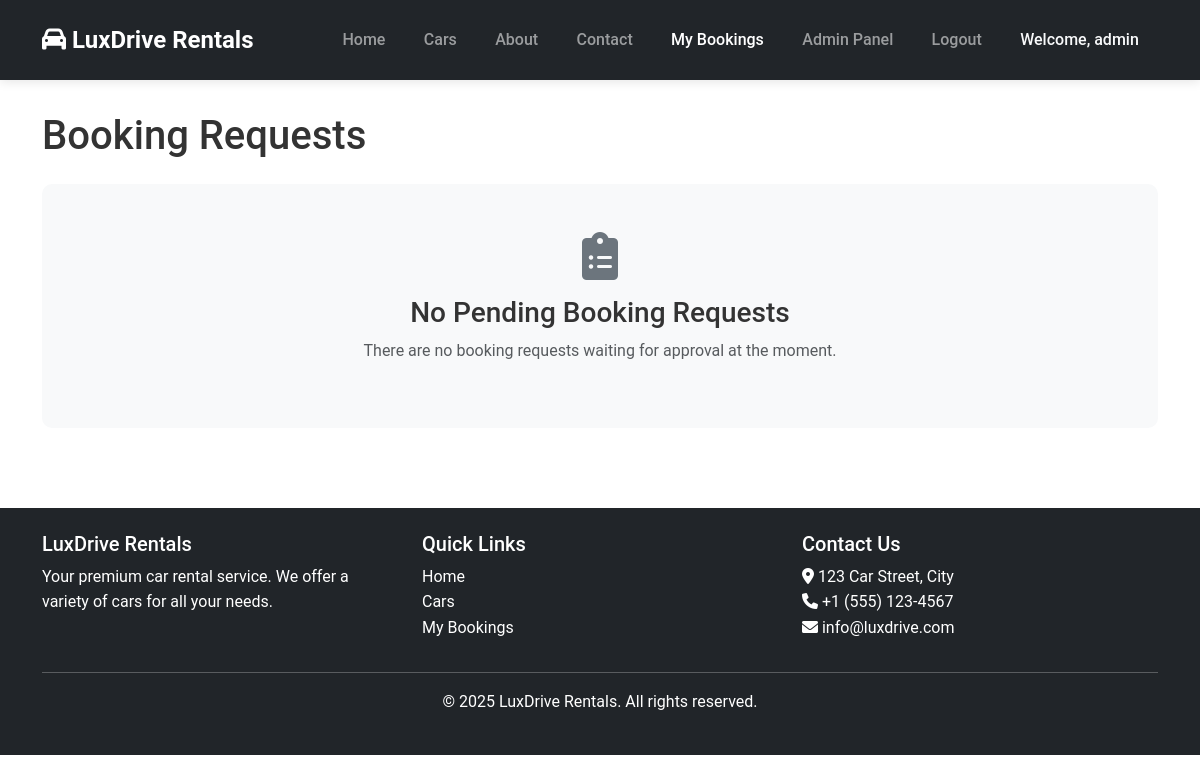
Before: /my-bookings/ (signed in) with the older database file.
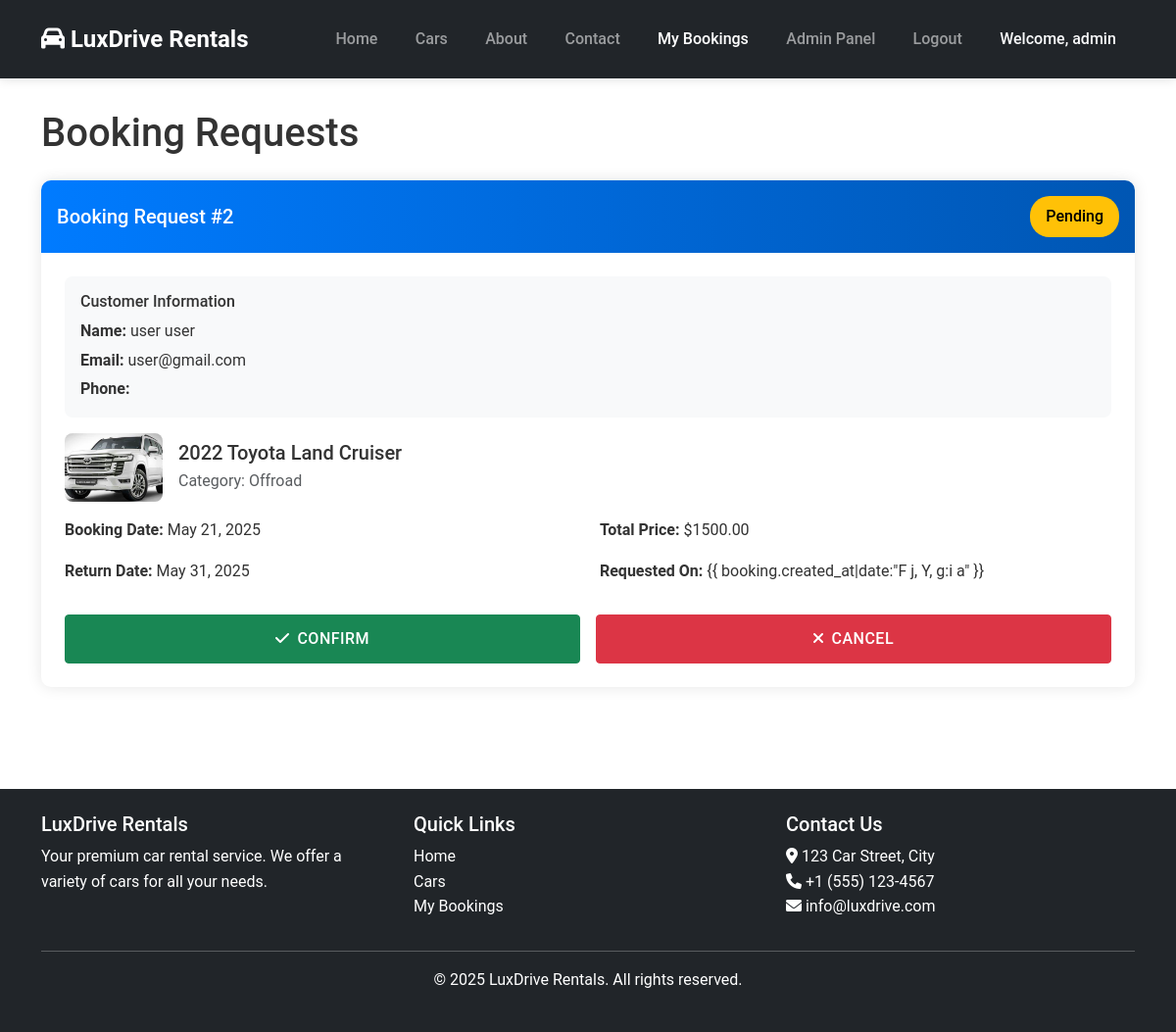
After: the same page with the newer database file.
### rental/models.py (models this page shows, shortened)
class Booking(models.Model):
    STATUS_CHOICES = [
        ('pending', 'Pending'),
        ('confirmed', 'Confirmed'),
        ('cancelled', 'Cancelled'),
        ('completed', 'Completed'),
    ]
    user = models.ForeignKey(User, on_delete=models.CASCADE)
    car = models.ForeignKey(Car, on_delete=models.CASCADE)
    booking_date = models.DateField()
    return_date = models.DateField()
    total_price = models.DecimalField(max_digits=10, decimal_places=2)
    status = models.CharField(max_length=50, choices=STATUS_CHOICES, default='pending')
    created_by_admin = models.ForeignKey(Admin, on_delete=models.CASCADE)
    created_at = models.DateTimeField(auto_now_add=True)
    class Meta:
        unique_together = ('user', 'car', 'booking_date')

class Car(models.Model):
    make = models.CharField(max_length=50)
    model = models.CharField(max_length=50)
    year = models.IntegerField()
    price_per_day = models.DecimalField(max_digits=10, decimal_places=2)
    available = models.BooleanField(default=True)
    added_by_admin = models.ForeignKey(Admin, on_delete=models.CASCADE)
    added_date = models.DateTimeField(auto_now_add=True)
    image = models.ImageField(upload_to='cars/', null=True, blank=True)
    category = models.CharField(max_length=50, choices=[
        ('luxury', 'Luxury'),
        ('offroad', 'Offroad'),
        ('sedan', 'Sedan'),
        ('suv', 'SUV'),
        ('sports', 'Sports'),
    ], default='sedan')
    def __str__(self):
        return f"{self.year} {self.make} {self.model}"

### rental/views.py (the view, shortened to what this page needs)
# urls.py: path('my-bookings/', views.my_bookings, name='my_bookings'),
@login_required
def my_bookings(request):
    if request.user.is_staff:
        bookings = Booking.objects.filter(status='pending').order_by('-created_at')
        template = 'rental/booking_requests.html'
        context = {
            'bookings': bookings,
            'is_admin': True
        }
    return render(request, template, context)

### rental/templates/rental/booking_requests.html (shortened to what this page needs)
{% extends 'rental/base.html' %} {% load static %}  {% block content %}
<div class="booking-requests-container">
  <div class="container">
    <h1 class="mb-4">Booking Requests</h1>
     {% if bookings %} {% for booking in bookings %}
    <div class="booking-card">
      <div
        class="booking-header d-flex justify-content-between align-items-center"
      >
        <h5 class="mb-0">Booking Request #{{ booking.id }}</h5>
        <span class="status-badge status-{{ booking.status }}"
          >{{ booking.status|title }}</span
        >
      </div>
      <div class="booking-body">
        <div class="user-info">
          <h6 class="mb-2">Customer Information</h6>
          <p class="mb-1">
            <strong>Name:</strong> {{ booking.user.get_full_name }}
          </p>
          <p class="mb-1"><strong>Email:</strong> {{ booking.user.email }}</p>
          <p class="mb-0">
            <strong>Phone:</strong> {{ booking.user.profile.phone_number }}
          </p>
        </div>
        <div class="car-info">
          {% if booking.car.image %}
          <img
            src="{{ booking.car.image.url }}"
            alt="{{ booking.car }}"
            class="car-image"
          />
          {% else %}
          <img
            src="https://via.placeholder.com/100x70?text=No+Image"
            alt="No Image"
            class="car-image"
          />
          {% endif %}
          <div>
            <h5 class="mb-1">{{ booking.car }}</h5>
            <p class="mb-0 text-muted">
              Category: {{ booking.car.get_category_display }}
            </p>
          </div>
        </div>
        <div class="row">
          <div class="col-md-6">
            <p><strong>Booking Date:</strong> {{ booking.booking_date }}</p>
            <p><strong>Return Date:</strong> {{ booking.return_date }}</p>
          </div>
          <div class="col-md-6">
            <p><strong>Total Price:</strong> ${{ booking.total_price }}</p>
            <p>
              <strong>Requested On:</strong> {{ booking.created_at|date:"F j, Y,
              g:i a" }}
            </p>
          </div>
        </div>
        {% if booking.status == 'pending' %}
        <form
          method="post"
          action="{% url 'rental:update_booking_status' booking.id %}"
          class="action-buttons"
        >
          <button
            type="submit"
            name="status"
            value="confirmed"
            class="btn btn-success btn-action"
          >
            <i class="fas fa-check me-2"></i>Confirm
          </button>
          <button
            type="submit"
            name="status"
            value="cancelled"
            class="btn btn-danger btn-action"
          >
            <i class="fas fa-times me-2"></i>Cancel
          </button>
        </form>
        {% endif %}
      </div>
    </div>
    {% endfor %} {% else %}
    <div class="no-bookings">
      <i class="fas fa-clipboard-list"></i>
      <h3>No Pending Booking Requests</h3>
      <p class="text-muted">
        There are no booking requests waiting for approval at the moment.
      </p>
    </div>
    {% endif %}
  </div>
</div>
{% endblock %}

### rental/templates/rental/base.html (shortened to what this page needs)
<!DOCTYPE html>
<html lang="en">
  <head>
    {% load static %}
    <link
      href="https://cdn.jsdelivr.net/npm/bootstrap@5.3.0/dist/css/bootstrap.min.css"
      rel="stylesheet"
    />
    <link
      rel="stylesheet"
      href="https://cdnjs.cloudflare.com/ajax/libs/font-awesome/6.0.0/css/all.min.css"
    />
    <link rel="stylesheet" href="{% static 'css/style.css' %}" />
  </head>
  <body>
    <nav class="navbar navbar-expand-lg navbar-dark bg-dark">
      <div class="container">
        <a class="navbar-brand" href="{% url 'rental:home' %}">
          <i class="fas fa-car"></i> LuxDrive Rentals
        </a>
        <div class="collapse navbar-collapse" id="navbarNav">
          <ul class="navbar-nav ms-auto">
            <li class="nav-item">
              <a
                class="nav-link {% if request.path == '/' %}active{% endif %}"
                href="{% url 'rental:home' %}"
                >Home</a
              >
            </li>
            {% if user.is_authenticated %}
            <li class="nav-item">
              <a
                class="nav-link {% if 'cars' in request.path %}active{% endif %}"
                href="{% url 'rental:car_list' %}"
                >Cars</a
              >
            </li>
            {% endif %}
            <li class="nav-item">
              <a
                class="nav-link {% if 'about' in request.path %}active{% endif %}"
                href="{% url 'rental:about' %}"
                >About</a
              >
            </li>
            <li class="nav-item">
              <a
                class="nav-link {% if 'contact' in request.path %}active{% endif %}"
                href="{% url 'rental:contact' %}"
                >Contact</a
              >
            </li>
            {% if user.is_authenticated %}
            <li class="nav-item">
              <a
                class="nav-link {% if 'my-bookings' in request.path %}active{% endif %}"
                href="{% url 'rental:my_bookings' %}"
                >My Bookings</a
              >
            </li>
            {% if user.is_staff %}
            <li class="nav-item">
              <a class="nav-link" href="{% url 'admin:index' %}">Admin Panel</a>
            </li>
            {% endif %}
            <li class="nav-item">
              <a class="nav-link" href="{% url 'rental:logout' %}">Logout</a>
            </li>
            <li class="nav-item">
              <span class="nav-link text-light"
                >Welcome, {{ user.username }}</span
              >
            </li>
            {% endif %}
          </ul>
        </div>
      </div>
    </nav>
    <main>{% block content %}{% endblock %}</main>
    <footer class="bg-dark text-white py-4 mt-5">
      <div class="container">
        <div class="row">
          <div class="col-md-4">
            <h5>LuxDrive Rentals</h5>
            <p>
              Your premium car rental service. We offer a variety of cars for
              all your needs.
            </p>
          </div>
          <div class="col-md-4">
            <h5>Quick Links</h5>
            <ul class="list-unstyled">
              <li>
                <a href="{% url 'rental:home' %}" class="text-white">Home</a>
              </li>
              <li>
                <a href="{% url 'rental:car_list' %}" class="text-white"
                  >Cars</a
                >
              </li>
              {% if user.is_authenticated %}
              <li>
                <a href="{% url 'rental:my_bookings' %}" class="text-white"
                  >My Bookings</a
                >
              </li>
              {% endif %}
            </ul>
          </div>
          <div class="col-md-4">
            <h5>Contact Us</h5>
            <address>
              <i class="fas fa-map-marker-alt"></i> 123 Car Street, City<br />
              <i class="fas fa-phone"></i> +1 (555) 123-4567<br />
              <i class="fas fa-envelope"></i> info@luxdrive.com
            </address>
          </div>
        </div>
        <hr />
        <div class="text-center">
          <p>&copy; {% now "Y" %} LuxDrive Rentals. All rights reserved.</p>
        </div>
      </div>
    </footer>
  </body>
</html>

### rental/static/css/style.css (style rules this page uses)
:root { --primary-color: #007bff; --secondary-color: #6c757d; --success-color: #28a745; --danger-color: #dc3545; --warning-color: #ffc107; --info-color: #17a2b8; --light-color: #f8f9fa; --dark-color: #343a40; }
body { font-family: "Roboto", sans-serif; color: #333; line-height: 1.6; }
a { transition: all 0.3s ease; }
.btn { border-radius: 0.25rem; font-weight: 500; padding: 0.5rem 1rem; transition: all 0.3s ease; }
.navbar { padding: 1rem 0; box-shadow: 0 2px 10px rgba(0, 0, 0, 0.1); }
.navbar-brand { font-weight: 700; font-size: 1.5rem; }
.nav-link { font-weight: 500; padding: 0.5rem 1rem !important; margin: 0 0.2rem; }
footer { margin-top: 3rem; }
footer a { color: #fff; text-decoration: none; }

### rental/templates/rental/booking_requests.html (style rules this page uses)
.booking-requests-container { padding: 2rem 0; }
.booking-card { border: none; border-radius: 10px; box-shadow: 0 0 15px rgba(0, 0, 0, 0.1); margin-bottom: 1.5rem; transition: transform 0.2s; }
.booking-header { background: linear-gradient(to right, #007bff, #0056b3); color: white; padding: 1rem; border-radius: 10px 10px 0 0; }
.booking-body { padding: 1.5rem; }
.user-info { background-color: #f8f9fa; padding: 1rem; border-radius: 8px; margin-bottom: 1rem; }
.car-info { display: flex; align-items: center; margin-bottom: 1rem; }
.car-image { width: 100px; height: 70px; object-fit: cover; border-radius: 8px; margin-right: 1rem; }
.status-badge { padding: 0.5rem 1rem; border-radius: 20px; font-weight: 500; }
.status-pending { background-color: #ffc107; color: #000; }
.action-buttons { display: flex; gap: 1rem; margin-top: 1rem; }
.btn-action { flex: 1; padding: 0.75rem; font-weight: 500; text-transform: uppercase; letter-spacing: 0.5px; }

Changed rows visible on the page:
added Booking: id "2", status "Pending", user.get_full_name "user user", user.email "user@gmail.com", car.image (picture), car "2022 Toyota Land Cruiser", car.category "Offroad", booking_date "May 21, 2025", return_date "May 31, 2025", total_price "1500.00", shows "CONFIRM"
Other visible differences:
text no longer shown: "No Pending Booking Requests There are no booking requests waiting for approval at the moment."
